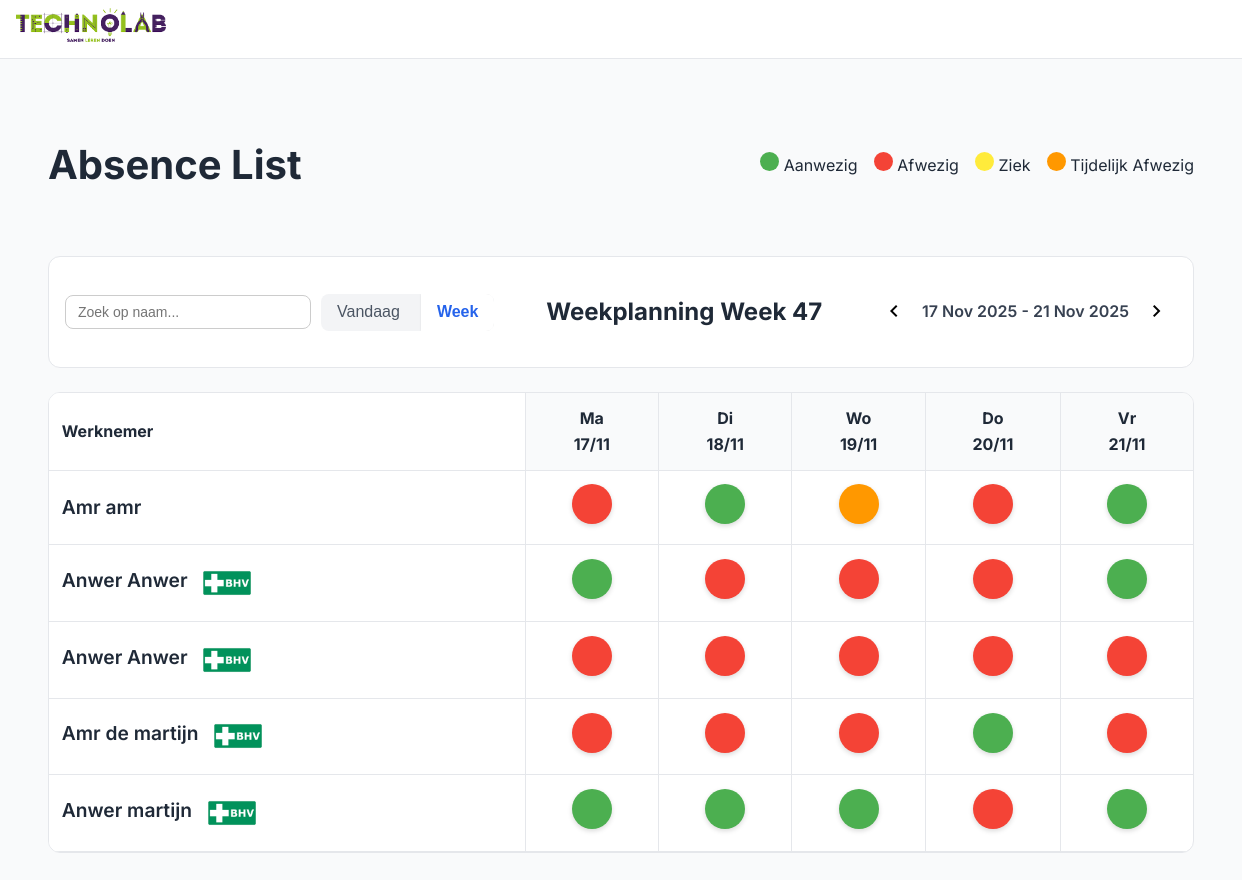
The app's page /week.php?week=2 with its own data.
### tables this page shows
CREATE TABLE `werknemers` (
  `id` int(11) NOT NULL,
  `voornaam` varchar(50) NOT NULL,
  `tussenvoegsel` varchar(20) DEFAULT NULL,
  `achternaam` varchar(50) NOT NULL,
  `email` varchar(100) NOT NULL,
  `werkdag_ma` tinyint(1) DEFAULT 0,
  `werkdag_di` tinyint(1) DEFAULT 0,
  `werkdag_wo` tinyint(1) DEFAULT 0,
  `werkdag_do` tinyint(1) DEFAULT 0,
  `werkdag_vr` tinyint(1) DEFAULT 0,
  `sector` varchar(50) DEFAULT NULL,
  `BHV` tinyint(1) DEFAULT 0,
  `status` enum('Ziek','Aanwezig','Op de school','Afwezig','Eefetjes Afwezig') DEFAULT 'Aanwezig',
  `status_ma` enum('Aanwezig','Afwezig','Ziek','Op de school','Eefetjes Afwezig') DEFAULT 'Afwezig',
  `status_di` enum('Aanwezig','Afwezig','Ziek','Op de school','Eefetjes Afwezig') DEFAULT 'Afwezig',
  `status_wo` enum('Aanwezig','Afwezig','Ziek','Op de school','Eefetjes Afwezig') DEFAULT 'Afwezig',
  `status_do` enum('Aanwezig','Afwezig','Ziek','Op de school','Eefetjes Afwezig') DEFAULT 'Afwezig',
  `status_vr` enum('Aanwezig','Afwezig','Ziek','Op de school','Eefetjes Afwezig') DEFAULT 'Afwezig',
  `tijdelijk_tot` datetime DEFAULT NULL
);

### week.php (the view, shortened to what this page needs)
<?php
try {
    $db = new PDO("mysql:host=localhost;dbname=technolab-dashboard", "root", "");
    $db->setAttribute(PDO::ATTR_ERRMODE, PDO::ERRMODE_EXCEPTION);
} catch (PDOException $e) {
    die("Fout!: " . $e->getMessage());
}
$weekOffset = isset($_GET['week']) ? intval($_GET['week']) : 0;
$startOfWeek = new DateTime();
$startOfWeek->modify("monday this week");
if ($weekOffset !== 0) {
    $startOfWeek->modify(($weekOffset > 0 ? '+' : '') . $weekOffset . ' week');
}
$jaar = $startOfWeek->format("o");
$weeknummer = $startOfWeek->format("W");
$weekDays = [
    'Ma' => ['col' => 'ma', 'date' => (clone $startOfWeek)],
    'Di' => ['col' => 'di', 'date' => (clone $startOfWeek)->modify('+1 day')],
    'Wo' => ['col' => 'wo', 'date' => (clone $startOfWeek)->modify('+2 day')],
    'Do' => ['col' => 'do', 'date' => (clone $startOfWeek)->modify('+3 day')],
    'Vr' => ['col' => 'vr', 'date' => (clone $startOfWeek)->modify('+4 day')],
];
$stmt = $db->query("SELECT * FROM werknemers ORDER BY achternaam ASC, voornaam ASC, BHV");
$werknemers = $stmt->fetchAll(PDO::FETCH_ASSOC);
?>
<!DOCTYPE html>
<html lang="nl">
<head>
    <link rel="stylesheet" href="css/style.css" />
    <link rel="stylesheet" href="css/week.css" />
    <link rel="stylesheet" href="css/nav.css" />
</head>
<body>
<div class="app">
<header class="header">
    <section class="logo-container">
        <a href="#" class="logo-link">
            <img src="image/technolab.png" alt="Technolab Logo" class="logo-icone">
        </a>
    </section>
</header>
    <main class="main">
        <div class="main-header">
            <h1>Absence List</h1>
            <div class="legend">
                <div><span class="dot status-aanwezig"></span> Aanwezig</div>
                <div><span class="dot status-afwezig"></span> Afwezig</div>
                <div><span class="dot status-ziek"></span> Ziek</div>
                <div><span class="dot status-eefetjesafwezig"></span> Tijdelijk Afwezig</div>
            </div>
        </div>
        <div class="filters">
            <div class="filter-left" style="display: flex; align-items: center; gap: 10px;">
                <div class="search-input">
                    <input type="text" id="searchInput" placeholder="Zoek op naam..." />
                </div>
                <div class="range-buttons" style="display: flex; gap: 5px;">
                    <a href="dagplanning.php"><button class="toggle">Vandaag</button></a>
                    <button class="active">Week</button>
                </div>
            </div>
            <div> <h2>Weekplanning Week <?= $weeknummer ?></h2></div>
            <div class="filter-right">
                <a href="?week=<?= $weekOffset-1 ?>"><button class="icon-button"><span class="material-symbols-outlined">chevron_left</span></button></a>
                <span class="date-label"><?= $startOfWeek->format('d M Y') ?> - <?= (clone $startOfWeek)->modify('+4 days')->format('d M Y') ?></span>
                <a href="?week=<?= $weekOffset+1 ?>"><button class="icon-button"><span class="material-symbols-outlined">chevron_right</span></button></a>
            </div>
        </div>
        <div class="table-wrapper">
            <table id="werknemerTable">
                <thead>
                <tr>
                    <th>Werknemer</th>
                    <?php foreach ($weekDays as $dayName => $info): ?>
                        <th>
                            <?= $dayName ?><br>
                            <?= $info['date']->format('d/m') ?>
                        </th>
                    <?php endforeach; ?>
                </tr>
                </thead>
                <tbody>
                <?php foreach ($werknemers as $w): ?>
                    <?php
                    $stmt = $db->prepare("SELECT dag, status FROM week_planning WHERE werknemer_id = :id AND weeknummer = :week AND jaar = :jaar");
                    $stmt->execute([':id'=>$w['id'], ':week'=>$weeknummer, ':jaar'=>$jaar]);
                    $weekStatussen = $stmt->fetchAll(PDO::FETCH_KEY_PAIR);
                    ?>
                    <tr>
                        <td class="werknemer-naam">
                            <?= ($w['voornaam'].' '.($w['tussenvoegsel']?$w['tussenvoegsel'].' ':'').$w['achternaam']) ?>
                            <span class="bhv <?= $w['BHV'] ? 'bhv-BHV' : 'bhv-BHV' ?>">
                                <?= $w['BHV'] ? '  <img src="image/BHV.png" alt="Technolab Logo" class="logo-icon">' : '' ?>
                            </span>
                        </td>
                        <?php foreach ($weekDays as $dayName => $info): ?>
                            <?php
                            $col = $info['col'];
                            $status = $weekStatussen[$col] ?? ($w['werkdag_'.$col] ? 'Aanwezig' : 'Afwezig');
                            $class = 'status-'.strtolower(str_replace(' ', '', $status));
                            ?>
                            <td>
                                <div class="status-dot <?= $class ?>" onclick="openStatusModal(<?= $w['id'] ?>, '<?= $col ?>')"></div>
                            </td>
                        <?php endforeach; ?>
                    </tr>
                <?php endforeach; ?>
                </tbody>
            </table>
        </div>
    </main>
</div>
</body>
</html>

### css/style.css (style rules this page uses)
body { font-family: "Inter", sans-serif; background: #f9fafb; color: #1f2937; margin: 0; font-size: 16px; line-height: 1.6; }
.material-symbols-outlined { font-variation-settings: "FILL" 0, "wght" 400, "GRAD" 0, "opsz" 24; }
.app { display: flex; flex-direction: column; min-height: 100vh; }
.header { display: flex; align-items: center; justify-content: space-between; height: 64px; background: #fff; border-bottom: 1px solid #e5e7eb; padding: 0 2rem; position: sticky; top: 0; }
.icon-button { background: none; border: none; border-radius: 9999px; padding: 0.5rem; cursor: pointer; }
.main { flex: 1; padding: 3rem; }
.main-header { display: flex; justify-content: space-between; margin-bottom: 2rem; }
.main-header h1 { font-size: 2.5rem; font-weight: 700; }
.legend { display: flex; gap: 1rem; align-items: center; font-size: 1rem; }
.dot { display: inline-block; width: 1.2rem; height: 1.2rem; border-radius: 9999px; }
.filters { display: flex; justify-content: space-between; padding: 1rem; background: #fff; border: 1px solid #e5e7eb; border-radius: 0.75rem; margin-bottom: 1.5rem; }
.filter-left { display: flex; gap: 1rem; flex-wrap: wrap; align-items: center; }
.range-buttons { display: flex; background: #f3f4f6; border-radius: 0.5rem; overflow: hidden; }
.range-buttons button { border: none; background: none; padding: 0.6rem 1rem; cursor: pointer; color: #4b5563; font-size: 1rem; }
.range-buttons .active { background: #fff; color: #2563eb; font-weight: 600; font-size: 1rem; box-shadow: 0 0 2px rgba(0, 0, 0, 0.1); }
.filter-right { display: flex; align-items: center; gap: 0.5rem; }
.date-label { font-weight: 600; color: #374151; font-size: 1rem; }
.table-wrapper { overflow-x: auto; background: #fff; border: 1px solid #e5e7eb; border-radius: 0.75rem; max-width: 2000px; margin: 0 auto; }
table { width: 100%; border-collapse: collapse; min-width: 600px; }
thead { background: #f9fafb; }
th, td { padding: 0.8rem; text-align: center; border-bottom: 1px solid #e5e7eb; font-size: 1rem; }
th:first-child, td:first-child { text-align: left; position: sticky; left: 0; background: #fff; }
.bhv { padding: 4px 10px; border-radius: 6px; font-weight: 600; font-size: 16px; }
.werknemer-naam { align-items: center; gap: 0.5rem; font-size: 1.2rem; font-weight: 600; line-height: 1.6; padding: 0.8rem; box-sizing: border-box; min-height: 48px; }
.werknemer-naam .bhv img { width: 50px; height: 50px; display: inline-block; vertical-align: middle; }
table { border-collapse: collapse; width: 100%; }
th, td { padding: 0.8rem; text-align: center; border-bottom: 1px solid #e5e7eb; border-right: 1px solid #e5e7eb; vertical-align: middle; line-height: 1.6; }
th:last-child, td:last-child { border-right: none; }
th:first-child, td:first-child { text-align: left; position: sticky; left: 0; background: #fff; border-right: 1px solid #e5e7eb; }

### css/week.css (style rules this page uses)
.status-dot { width: 40px; height: 40px; border-radius: 50%; display: inline-flex; align-items: center; justify-content: center; cursor: pointer; transition: transform 0.2s ease, box-shadow 0.2s ease; box-shadow: 0 2px 5px rgba(0,0,0,0.15); }
.status-aanwezig { background-color: #4caf50; }
.status-afwezig { background-color: #f44336; }
.status-ziek { background-color: #ffeb3b; }
.status-eefetjesafwezig { background-color: #ff9800; }
.search-input { position: relative; }
.search-input input { padding: 8px 12px; border-radius: 8px; border: 1px solid #ccc; font-size: 14px; width: 220px; transition: border-color 0.2s; }

### css/nav.css (style rules this page uses)
body { font-family: "Inter", sans-serif; background: #f9fafb; color: #1f2937; margin: 0; }
.material-symbols-outlined { font-variation-settings: "FILL" 0, "wght" 400, "GRAD" 0, "opsz" 24; }
.app { display: flex; flex-direction: column; height: 100vh; }
.header { position: sticky; top: 0; width: 100%; z-index: 10; display: flex; align-items: center; justify-content: space-between; height: 4rem; background: #fff; border-bottom: 1px solid #e5e7eb; padding: 0 1rem; }
.logo-container { display: flex; align-items: center; gap: 1rem; }
.logo-icon { width: 40px; height: 50px; object-fit: contain; }
.logo-icone { width: 150px; height: 50px; object-fit: contain; }

### records on screen
werknemers: voornaam "Amr", achternaam "amr", werkdag_ma 0 (drawn), werkdag_di 1 (drawn), werkdag_do 0 (drawn), werkdag_vr 1 (drawn)
werknemers: voornaam "Anwer", achternaam "Anwer", BHV 1 (drawn), werkdag_ma 1 (drawn), werkdag_di 0 (drawn), werkdag_wo 0 (drawn), werkdag_do 0 (drawn), werkdag_vr 1 (drawn)
werknemers: voornaam "Anwer", achternaam "Anwer", BHV 1 (drawn), werkdag_ma 0 (drawn), werkdag_di 0 (drawn), werkdag_wo 0 (drawn), werkdag_do 0 (drawn), werkdag_vr 0 (drawn)
werknemers: voornaam "Amr", tussenvoegsel "de", achternaam "martijn", BHV 1 (drawn), werkdag_ma 0 (drawn), werkdag_di 0 (drawn), werkdag_wo 0 (drawn), werkdag_do 1 (drawn), werkdag_vr 0 (drawn)
werknemers: voornaam "Anwer", achternaam "martijn", BHV 1 (drawn), werkdag_ma 1 (drawn), werkdag_di 1 (drawn), werkdag_wo 1 (drawn), werkdag_do 0 (drawn), werkdag_vr 1 (drawn)

### other values on screen
$weeknummer "47"
$dayName "Ma"
$info['date']->format('d/m') "17/11"
$dayName "Di"
$info['date']->format('d/m') "18/11"
$dayName "Wo"
$info['date']->format('d/m') "19/11"
$dayName "Do"
$info['date']->format('d/m') "20/11"
$dayName "Vr"
$info['date']->format('d/m') "21/11"
